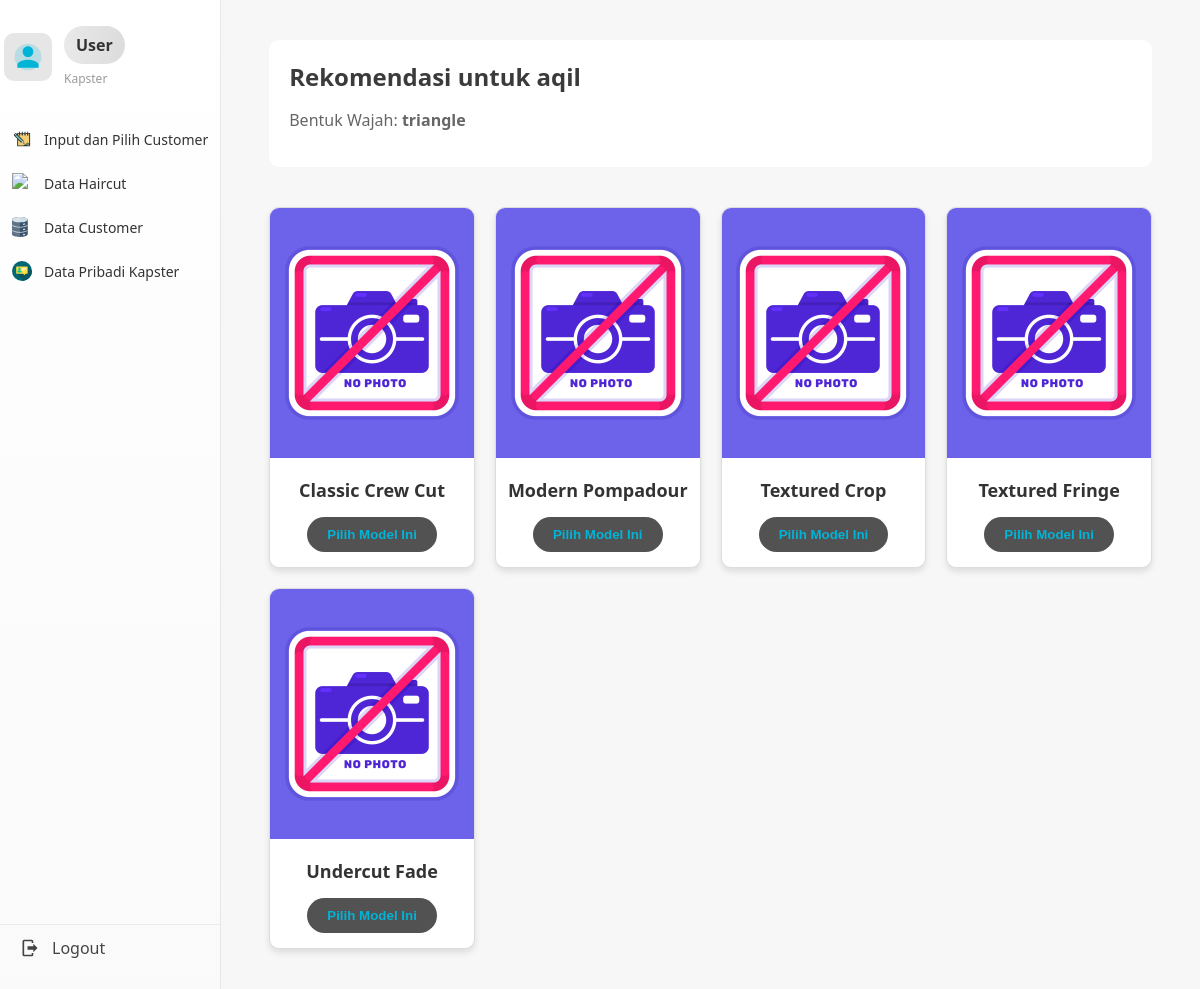
The page /haircut.php?pelanggan_id=10 (signed in) on the database its author committed.
### tables this page shows
CREATE TABLE `pelanggan` (
  `id` int(11) NOT NULL,
  `nama` varchar(100) NOT NULL,
  `bentuk_wajah` varchar(50) DEFAULT NULL,
  `created_at` timestamp NOT NULL DEFAULT current_timestamp(),
  `hp_pelanggan` varchar(25) DEFAULT NULL,
  `foto` varchar(255) DEFAULT NULL
);

CREATE TABLE `model_rambut` (
  `id` int(11) NOT NULL,
  `nama` varchar(100) NOT NULL,
  `deskripsi` text DEFAULT NULL,
  `bentuk_wajah` varchar(50) NOT NULL
);

### haircut.php (the view, shortened to what this page needs)
<?php
require_once 'not-to-show/connect.php';
$id_pelanggan = isset($_GET['pelanggan_id']) ? $_GET['pelanggan_id'] : (isset($_GET['id_pelanggan']) ? $_GET['id_pelanggan'] : null);
$shape = '';
$name = '';
if ($id_pelanggan) {
    $res = mysqli_query($conn, "SELECT * FROM pelanggan WHERE id = '$id_pelanggan'");
    $data = mysqli_fetch_assoc($res);
    $shape = $data['bentuk_wajah'];
    $name = $data['nama'];
} else {
    $shape = $_GET['shape'] ?? '';
    $name = $_GET['name'] ?? '';
    $res = mysqli_query($conn, "SELECT id FROM pelanggan WHERE nama = '$name' ORDER BY id DESC LIMIT 1");
    $data = mysqli_fetch_assoc($res);
    $id_pelanggan = $data['id'] ?? null;
}
$query_model = mysqli_query($conn, "SELECT * FROM model_rambut WHERE bentuk_wajah = '$shape'");
?>
<!DOCTYPE html>
<html lang="id">
<head>
    <link rel="stylesheet" href="assets/css/test.css">
</head>
<body>
    <?php include 'sidebar.php'; ?>
    <div class="content">
        <div style="padding: 20px; background: #fff; border-radius: 10px; margin: 20px;">
            <h2 style="margin:0;">Rekomendasi untuk <?= htmlspecialchars($name) ?></h2>
            <p style="color: #666;">Bentuk Wajah: <strong><?= htmlspecialchars($shape) ?></strong></p>
        </div>
        <div class="haircut-grid">
            <?php if (mysqli_num_rows($query_model) > 0): ?>
                <?php while($row = mysqli_fetch_assoc($query_model)): ?>
                    <?php
                        $gambar = 'assets/img/no-image.jpg';
                    ?>
                    <div class="haircut-card">
                        <img src="<?= $gambar ?>" alt="<?= htmlspecialchars($row['nama']) ?>">
                        <h3><?= htmlspecialchars($row['nama']) ?></h3>
                        <form method="POST">
                            <button type="submit" name="pilih_haircut" class="btn-pilih">Pilih Model Ini</button>
                        </form>
                    </div>
                <?php endwhile; ?>
            <?php else: ?>
                <div style="padding: 20px;">Belum ada data model rambut untuk bentuk wajah ini.</div>
            <?php endif; ?>
        </div>
    </div>
</body>
</html>

### assets/css/test.css (style rules this page uses)
:root { --sidebar-w: 240px; --bg: #f7f7f8; --muted: #9b9b9b; --primary: #b0b0b0; --accent: #3b3b3b; --card-bg: #ffffff; --pill-bg: #e6e6e6; }
* { box-sizing: border-box; }
html, body { height: 100%; padding: 0; margin: 0; font-family: "Segoe UI", Roboto, "Helvetica Neue", Arial; background: var(--bg); color: var(--accent); }
body { display: flex; }
.content { flex: 1; padding: 20px 28px; overflow: auto; }

### haircut.php (style rules this page uses)
.haircut-grid { display: grid; grid-template-columns: repeat(auto-fill, minmax(200px, 1fr)); gap: 20px; padding: 20px; }
.haircut-card { border: 1px solid #ddd; border-radius: 10px; overflow: hidden; background: white; text-align: center; padding-bottom: 15px; box-shadow: 0 4px 6px rgba(0,0,0,0.1); }
.haircut-card img { width: 100%; height: 250px; object-fit: cover; object-position: top; }
.haircut-card h3 { margin: 15px 0; font-size: 18px; color: #333; }
.btn-pilih { background: #525252; color: #00B4D8; border: none; padding: 10px 20px; border-radius: 20px; cursor: pointer; font-weight: bold; transition: 0.3s; }

### rows shown on the page
pelanggan: nama "aqil", bentuk_wajah "triangle"
model_rambut: nama "Classic Crew Cut"
model_rambut: nama "Modern Pompadour"
model_rambut: nama "Textured Crop"
model_rambut: nama "Textured Fringe"
model_rambut: nama "Undercut Fade"

### other values the page prints
$nama "User"
$role "Kapster"
